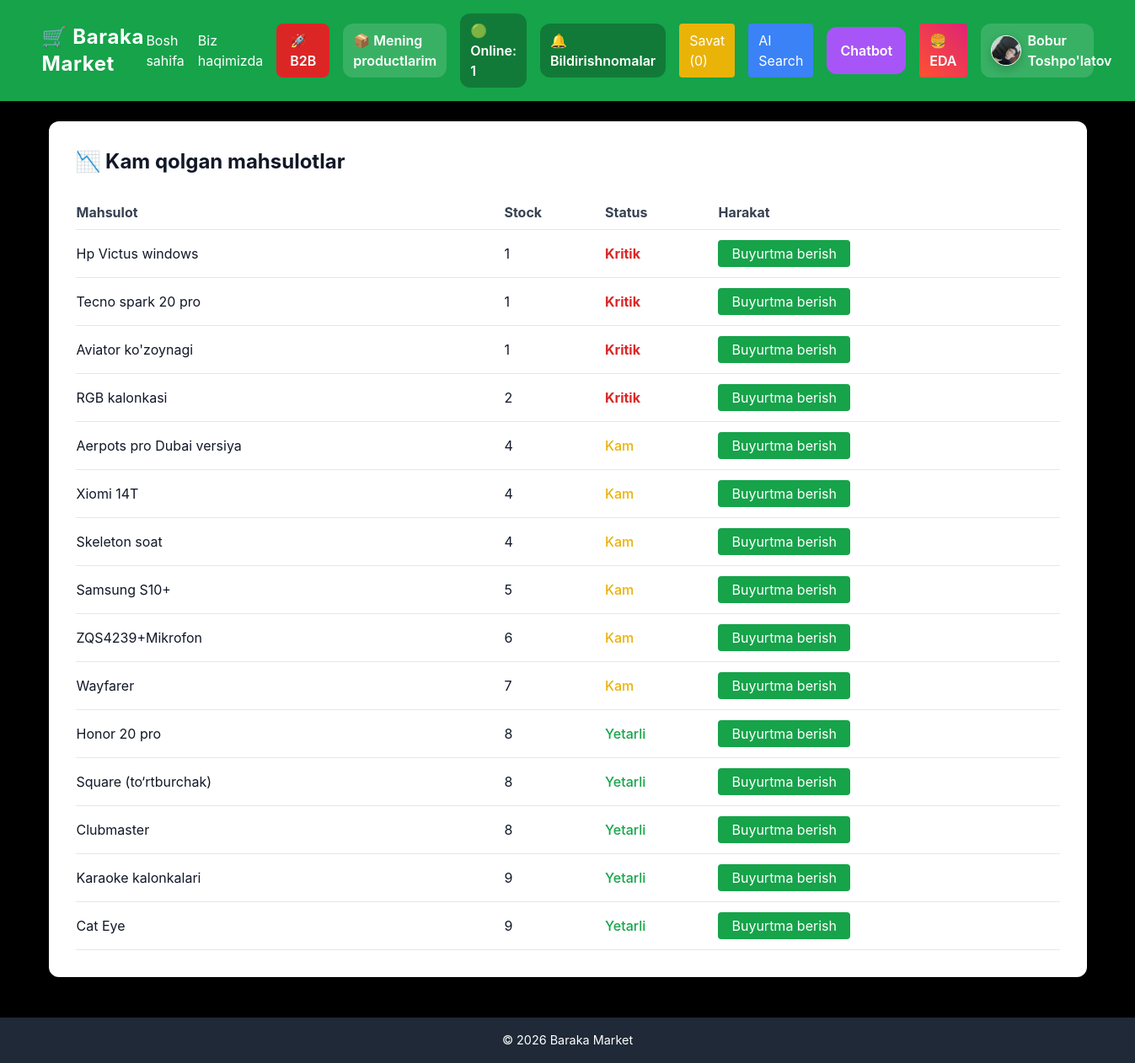
The app's page /b2b/low-stock/ (signed in) with its own data.
### my_ap_1/models.py (models this page shows, shortened)
class Profile(models.Model):
    ROLE_CHOICES = (
        ('customer', 'Customer'),
        ('retailer', 'Retailer'),
        ('distributor', 'Distributor'),
        ('supplier', 'Supplier'),
    )
    user = models.OneToOneField(User, on_delete=models.CASCADE)
    role = models.CharField(
        max_length=20,
        choices=ROLE_CHOICES,
        default='customer'
    )
    phone = models.CharField(max_length=20, blank=True, null=True)
    address = models.CharField(max_length=255, blank=True, null=True)
    image = models.ImageField(upload_to="profiles/", blank=True, null=True)
    is_online = models.BooleanField(default=False)
    last_seen = models.DateTimeField(blank=True, null=True)

class Product(models.Model):
    seller = models.ForeignKey(User, on_delete=models.CASCADE)
    name_uz = models.CharField(max_length=255)
    name_en = models.CharField(max_length=255, blank=True, null=True)
    name_ru = models.CharField(max_length=255, blank=True, null=True)
    description_uz = models.TextField(blank=True)
    description_en = models.TextField(blank=True, null=True)
    description_ru = models.TextField(blank=True, null=True)
    price = models.DecimalField(max_digits=10, decimal_places=2)
    stock = models.IntegerField(default=0)
    image = models.ImageField(upload_to="products/", blank=True, null=True)
    category = models.ForeignKey(Category, on_delete=models.CASCADE, null=True, blank=True)

### my_ap_1/views.py (the view)
# urls.py: path("b2b/low-stock/", views.low_stock, name="low_stock"),
@login_required
def low_stock(request):
    products = Product.objects.filter(stock__lt=10).order_by("stock")
    return render(
        request,
        "b2b/low_stock.html",
        {"products": products}
    )

### my_ap_1/context_processors.py (called while the page is built)
def global_context(request):
    if request.user.is_authenticated:
        cart_count = CartItem.objects.filter(user=request.user).count()
    else:
        cart = request.session.get('cart', {})
        cart_count = sum(cart.values())
    lang = request.GET.get("lang")
    if lang in ["uz", "en", "ru"]:
        request.session["lang"] = lang
    current_lang = request.session.get("lang", "uz")
    t = TRANSLATIONS.get(current_lang, TRANSLATIONS["uz"])
    return {
        "cart_item_count": cart_count,
        "current_lang": current_lang,
        "t": t,
        "year": 2026
    }

def notifications_count(request):
    if request.user.is_authenticated:
        count = Notification.objects.filter(
            user=request.user,
            is_read=False
        ).count()
        return {"notifications_count": count}
    return {"notifications_count": 0}

### my_ap_1/templates/b2b/low_stock.html (shortened to what this page needs)
{% extends "base.html" %}
{% block content %}
<div class="bg-white text-gray-900 p-8 rounded-xl shadow">
    <h1 class="text-2xl font-bold mb-6">
        📉 Kam qolgan mahsulotlar
    </h1>
    <table class="w-full text-left border-collapse">
        <thead>
            <tr class="border-b text-gray-700">
                <th class="py-2">Mahsulot</th>
                <th class="py-2">Stock</th>
                <th class="py-2">Status</th>
                <th class="py-2">Harakat</th>
            </tr>
        </thead>
        <tbody>
            {% for product in products %}
            <tr class="border-b">
                <td class="py-3">
                    {{ product.name_uz }}
                </td>
                <td class="py-3">
                    {{ product.stock }}
                </td>
                <td class="py-3">
                    {% if product.stock <= 3 %}
                        <span class="text-red-600 font-bold">
                            Kritik
                        </span>
                    {% elif product.stock <= 7 %}
                        <span class="text-yellow-500 font-medium">
                            Kam
                        </span>
                    {% else %}
                        <span class="text-green-600 font-medium">
                            Yetarli
                        </span>
                    {% endif %}
                </td>
                <td class="py-3">
                    <form method="POST" action="{% url 'create_supply_request' product.id %}">
                        <button type="submit" class="bg-green-600 hover:bg-green-700 text-white px-4 py-1 rounded">
                            Buyurtma berish
                        </button>
                    </form>
                </td>
            </tr>
            {% empty %}
            <tr>
                <td colspan="4" class="text-center py-4 text-gray-500">
                    Kam qolgan mahsulotlar topilmadi
                </td>
            </tr>
            {% endfor %}
        </tbody>
    </table>
</div>
{% endblock %}

### my_ap_1/templates/base.html (shortened to what this page needs)
{% load static %}
<!DOCTYPE html>
<html lang="uz">
<head>
    <script src="https://cdn.tailwindcss.com"></script>
    <link rel="stylesheet" href="{% static 'css/style.css' %}">
    <link rel="stylesheet" href="{% static 'css/ai_styles.css' %}">
</head>
<body class="bg-black flex flex-col min-h-screen">
<header class="bg-green-600 text-white shadow-md relative z-50">
    <div class="container mx-auto px-4 py-4">
        <div class="flex justify-between items-center">
            <a href="{% url 'home' %}" class="text-xl sm:text-2xl font-bold tracking-wide">
                🛒 Baraka Market
            </a>
            <nav class="hidden lg:flex items-center gap-4">
                <a href="{% url 'home' %}" class="hover:text-yellow-300 transition">
                    Bosh sahifa
                </a>
                <a href="{% url 'about' %}" class="hover:text-yellow-300 transition">
                    Biz haqimizda
                </a>
                <a href="{% url 'b2b_entry' %}"
                   class="bg-red-600 px-4 py-2 rounded-lg font-semibold text-white b2b-btn hover:bg-red-700 transition">
                    🚀 B2B
                </a>
                {% if request.user.is_authenticated %}
                    <a href="{% url 'my_products' %}"
                       class="bg-white/15 px-3 py-2 rounded-xl font-semibold hover:bg-white/25 transition">
                        📦 Mening productlarim
                    </a>
                {% endif %}
                <div class="bg-black/25 px-3 py-2 rounded-xl font-semibold">
                    🟢 Online: <span id="onlineUsersCount">0</span>
                </div>
                {% if request.user.is_authenticated %}
                    <a href="{% url 'notifications' %}"
                       class="relative bg-black/25 px-3 py-2 rounded-xl font-semibold hover:bg-black/35 transition">
                        🔔 Bildirishnomalar
                    </a>
                {% endif %}
                <a href="{% url 'cart_view' %}"
                   class="bg-yellow-500 px-3 py-2 rounded hover:bg-yellow-600 transition">
                    Savat ({{ cart_item_count }})
                </a>
                <a href="{% url 'search_ai' %}"
                   class="bg-blue-500 px-3 py-2 rounded hover:bg-blue-600 transition">
                    AI Search
                </a>
                <a href="{% url 'chatbot' %}"
                   class="bg-purple-500 px-4 py-4 rounded-xl font-semibold hover:bg-purple-600 transition flex items-center">
                    Chatbot
                </a>
                <a href="/eda/restaurants/"
                   class="eda-btn px-3 py-2 rounded text-white font-semibold hover:opacity-90 transition">
                    🍔 EDA
                </a>
                {% if request.user.is_authenticated %}
                    <a href="{% url 'profile_view' %}"
                       class="flex items-center gap-2 bg-white/15 px-3 py-2 rounded-xl hover:bg-white/25 transition">
                        {% if request.user.profile.image %}
                            <img src="{{ request.user.profile.image.url }}"
                                 class="w-9 h-9 rounded-full object-cover border border-white">
                        {% else %}
                            <div class="w-9 h-9 rounded-full bg-white text-green-700 flex items-center justify-center font-bold">
                                {{ request.user.first_name|default:request.user.username|first|upper }}
                            </div>
                        {% endif %}
                        <span class="font-semibold">
                            {% if request.user.first_name or request.user.last_name %}
                                {{ request.user.first_name }} {{ request.user.last_name }}
                            {% else %}
                                {{ request.user.username }}
                            {% endif %}
                        </span>
                    </a>
                {% else %}
                    <a href="{% url 'login' %}"
                       class="bg-white text-green-700 px-4 py-2 rounded-lg font-semibold">
                        Kirish
                    </a>
                {% endif %}
            </nav>
        </div>
    </div>
</header>
<main class="container mx-auto flex-1 py-6 px-4 sm:px-6 content-wrapper">
    {% block content %}{% endblock %}
</main>
<footer class="bg-gray-800 text-white text-center py-4 mt-6">
    <p>&copy; {{ year }} Baraka Market</p>
</footer>
</body>
</html>

### my_ap_1/static/css/style.css (style rules this page uses)
body { font-family: 'Inter', sans-serif; background-color: #f4f7f9; color: #333; }
header a { transition: color 0.3s; }
button, .btn { transition: all 0.3s ease; }
footer p { font-size: 0.9rem; }

### my_ap_1/static/css/ai_styles.css (style rules this page uses)
button { cursor: pointer; }
img { max-width: 100%; height: auto; border-radius: 12px; box-shadow: 0 4px 12px rgba(0,0,0,0.2); }

### my_ap_1/templates/base.html (style rules this page uses)
.content-wrapper { position: relative; z-index: 10; }
.b2b-btn { animation: b2bGlow 1.8s infinite; }
.eda-btn { background: linear-gradient(45deg, #ff512f, #dd2476); animation: edaGlow 2s infinite; }

### records on screen
Product: name_uz "Hp Victus windows", stock "1", shows "Kritik"
Product: name_uz "Tecno spark 20 pro", stock "1", shows "Kritik"
Product: name_uz "Aviator ko'zoynagi", stock "1", shows "Kritik"
Product: name_uz "RGB kalonkasi", stock "2", shows "Kritik"
Product: name_uz "Aerpots pro Dubai versiya", stock "4", shows "Kam"
Product: name_uz "Xiomi 14T", stock "4", shows "Kam"
Product: name_uz "Skeleton soat", stock "4", shows "Kam"
Product: name_uz "Samsung S10+", stock "5", shows "Kam"
Product: name_uz "ZQS4239+Mikrofon", stock "6", shows "Kam"
Product: name_uz "Wayfarer", stock "7", shows "Kam"
Product: name_uz "Honor 20 pro", stock "8", shows "Yetarli"
Product: name_uz "Square (to‘rtburchak)", stock "8", shows "Yetarli"
Product: name_uz "Clubmaster", stock "8", shows "Yetarli"
Product: name_uz "Karaoke kalonkalari", stock "9", shows "Yetarli"
Product: name_uz "Cat Eye", stock "9", shows "Yetarli"

### other values on screen
{{ cart_item_count }} "0"
{{ request.user.first_name }} "Bobur"
{{ request.user.last_name }} "Toshpo'latov"
{{ year }} "2026"
